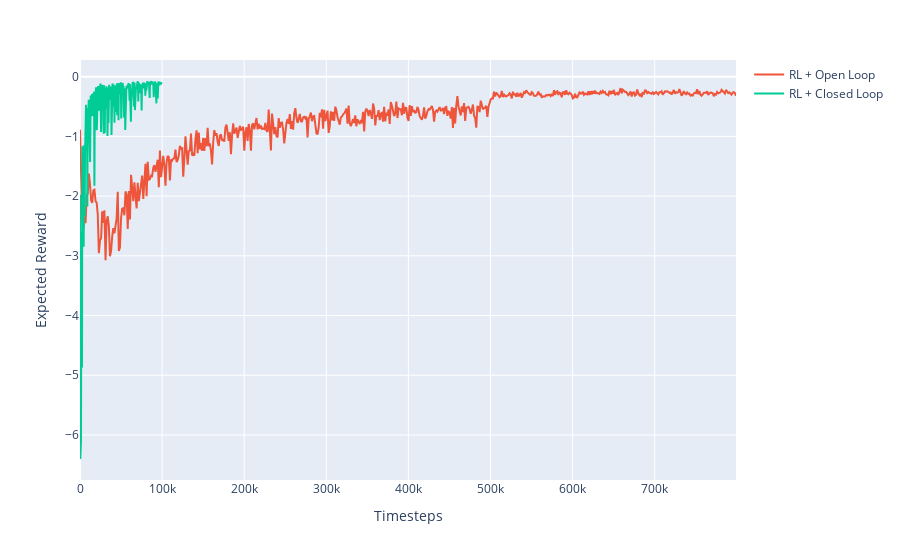

This figure's notebook cell:
### Code cell
fig_r = px.line()
fig_r.update_layout(
    # title_text="attr",
    # title_xanchor="center",
    # title_x=0.5,
    xaxis_title="Timesteps",
    yaxis_title="Expected Reward",
)

fig_r.add_scatter(x=open_loop_r_df.index * (open_loop_r_df.iloc[1]["step"] - open_loop_r_df.iloc[0]["step"]), y=open_loop_r_df.value, name="RL + Open Loop")
fig_r.add_scatter(x=closed_loop_r_df.index * (closed_loop_r_df.iloc[1]["step"] - closed_loop_r_df.iloc[0]["step"]), y=closed_loop_r_df.value, name="RL + Closed Loop")

### Figure 1 — Plotly figure (JSON) as saved in the notebook; plotly's stock layout.template omitted (floating-point values rounded to 4 significant figures; data arrays with more than 128 entries replaced by an {"elided": "..."} marker saying what was removed)
{"data": [{"hovertemplate": "<extra></extra>", "legendgroup": "", "line": {"color": "#636efa", "dash": "solid"}, "marker": {"symbol": "circle"}, "mode": "lines", "name": "", "orientation": "v", "showlegend": false, "type": "scatter", "xaxis": "x", "yaxis": "y"}, {"name": "RL + Open Loop", "type": "scatter", "x": {"elided": "592 int values"}, "y": {"elided": "592 float values"}}, {"name": "RL + Closed Loop", "type": "scatter", "x": {"elided": "245 int values"}, "y": {"elided": "245 float values"}}], "layout": {"legend": {"tracegroupgap": 0}, "margin": {"t": 60}, "xaxis": {"anchor": "y", "domain": [0, 1], "title": {"text": "Timesteps"}}, "yaxis": {"anchor": "x", "domain": [0, 1], "title": {"text": "Expected Reward"}}}}
